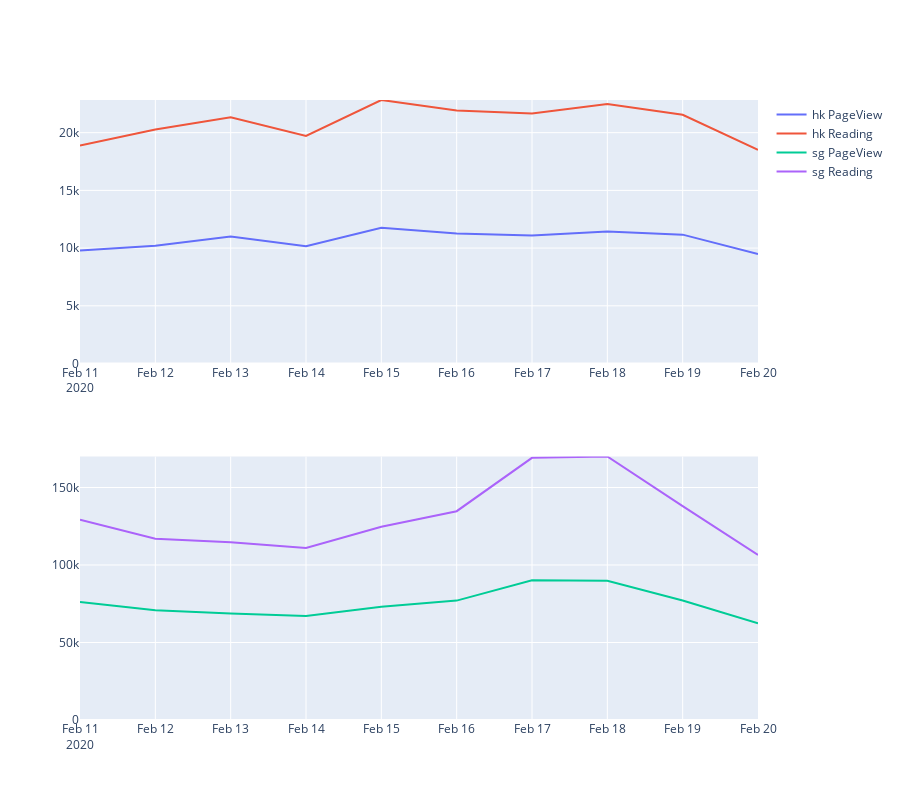

Here is the notebook cell this chart was saved with:
### Code cell
countries = events_by_day.country_code.unique()
num_countries = len(countries)

unique_events = events_by_day.event_name.unique()
num_uniqe_events = len(unique_events)

fig = py.subplots.make_subplots(rows=num_countries, cols=1)

for i, country in enumerate(countries):
    max_count = 0
    for event_name in unique_events:
        line_label = country+" "+event_name
        df = events_by_day[(events_by_day.country_code==country) & (events_by_day.event_name == event_name)]
        max_count = max(max_count, df["count"].max())
        fig.add_trace(go.Scatter(x=df["date"], y=df["count"], mode='lines', name=line_label), row=i+1, col=1)
    fig.update_yaxes(range = [0, max_count], row=i+1, col=1)
fig.update_layout(height=800)
fig.show()

### Figure 1 — Plotly figure (JSON) as saved in the notebook; plotly's stock layout.template omitted (floating-point values rounded to 4 significant figures)
{"data": [{"mode": "lines", "name": "hk PageView", "type": "scatter", "x": ["2020-02-11", "2020-02-12", "2020-02-13", "2020-02-14", "2020-02-15", "2020-02-16", "2020-02-17", "2020-02-18", "2020-02-19", "2020-02-20"], "xaxis": "x", "y": [9789, 10194, 11010, 10155, 11770, 11262, 11086, 11439, 11165, 9490], "yaxis": "y"}, {"mode": "lines", "name": "hk Reading", "type": "scatter", "x": ["2020-02-11", "2020-02-12", "2020-02-13", "2020-02-14", "2020-02-15", "2020-02-16", "2020-02-17", "2020-02-18", "2020-02-19", "2020-02-20"], "xaxis": "x", "y": [18889, 20268, 21337, 19711, 22831, 21926, 21654, 22479, 21550, 18521], "yaxis": "y"}, {"mode": "lines", "name": "sg PageView", "type": "scatter", "x": ["2020-02-11", "2020-02-12", "2020-02-13", "2020-02-14", "2020-02-15", "2020-02-16", "2020-02-17", "2020-02-18", "2020-02-19", "2020-02-20"], "xaxis": "x2", "y": [76080, 70809, 68705, 67061, 73083, 77019, 90156, 89783, 77129, 62414], "yaxis": "y2"}, {"mode": "lines", "name": "sg Reading", "type": "scatter", "x": ["2020-02-11", "2020-02-12", "2020-02-13", "2020-02-14", "2020-02-15", "2020-02-16", "2020-02-17", "2020-02-18", "2020-02-19", "2020-02-20"], "xaxis": "x2", "y": [129218, 117008, 114693, 110919, 124702, 134717, 169140, 170003, 137945, 106473], "yaxis": "y2"}], "layout": {"height": 800, "xaxis": {"anchor": "y", "domain": [0, 1]}, "xaxis2": {"anchor": "y2", "domain": [0, 1]}, "yaxis": {"anchor": "x", "domain": [0.575, 1], "range": [0, 22831]}, "yaxis2": {"anchor": "x2", "domain": [0, 0.425], "range": [0, 170003]}}}
